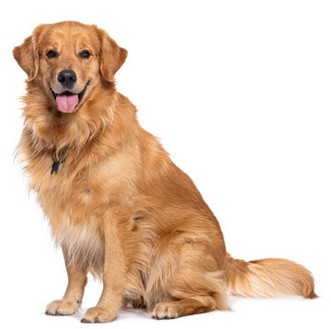
#> input picture dog.png, 331 x 329 px, found by its file name
$ python Lab4-1.py
#> lines starting #> are read from the running program, lines starting #| are printed output that depends on the picture
import cv2
import numpy as np
import matplotlib.pyplot as plt


# Load the image
image = cv2.imread("dog.png", cv2.IMREAD_GRAYSCALE)
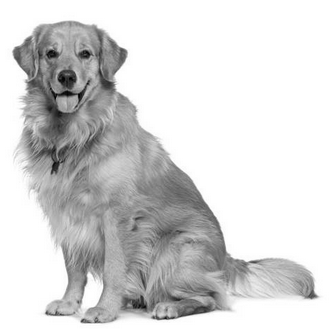
#> image: shape (329, 331); min 0, max 255, mean 212.5

# Histogram Equalization
def histogram_equalization(img):
    hist, _ = np.histogram(img.flatten(), bins=256, range=[0,256])
#> hist = 256 values, max 56381 at index 255, min 1 at index 1, mean 425.4
    cdf = hist.cumsum()
#> cdf = 256 values from 2 to 108899
    cdf_normalized = 255 * cdf / cdf[-1]
#> cdf_normalized = 256 values from 0.00468 to 255
    equalized = cdf_normalized[img]
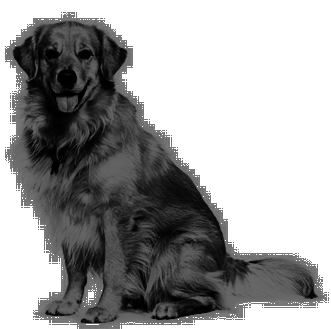
#> equalized: shape (329, 331) float64; min 0.00468, max 255, mean 162
    return equalized.astype(np.uint8)

# Linear Contrast Stretching
def linear_contrast_stretching(img):
    I_min = np.min(img)
#> I_min = 0
    I_max = np.max(img)
#> I_max = 255
    stretched = ((img - I_min) / (I_max - I_min)) * 255
    return stretched.astype(np.uint8)

# Gamma Correction
def gamma_correction(img, gamma_val=2.2):
#> called with gamma_val = 2.2
    norm_img = img / 255.0
    corrected = np.power(norm_img, 1/gamma_val) * 255
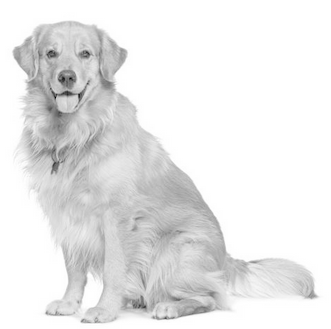
#> corrected: shape (329, 331) float64; min 0, max 255, mean 232.3
    return np.clip(corrected, 0, 255).astype(np.uint8)

# Power-Law Transformation
def power_law_transform(img, gamma_val=0.5):
#> called with gamma_val = 0.5
    norm_img = img / 255.0
    transformed = np.power(norm_img, gamma_val) * 255
    return np.clip(transformed, 0, 255).astype(np.uint8)

# Apply transformations
he_img = histogram_equalization(image)
lcs_img = linear_contrast_stretching(image)
gamma_img = gamma_correction(image, gamma_val=2.2)
pl_img = power_law_transform(image, gamma_val=0.5)


# Display all results
titles = [
    "Original",
    "Histogram Equalization",
    "Linear Stretching",
    "Gamma Correction (γ=2.2)",
    "Power-Law Transform (γ=0.5)"
]
images = [image, he_img, lcs_img, gamma_img, pl_img]

plt.figure(figsize=(15, 5))
for i in range(5):
    plt.subplot(1, 5, i + 1)
    plt.imshow(images[i], cmap='gray')
    plt.title(titles[i])
    plt.axis('off')
plt.tight_layout()
plt.show()
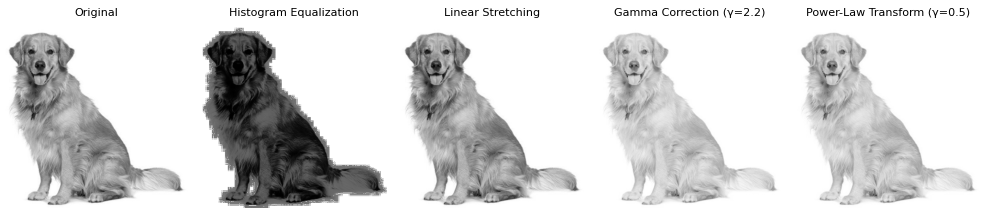
#> figure drawn by matplotlib, 5 panels

$ run again, with snow.png copied over dog.png
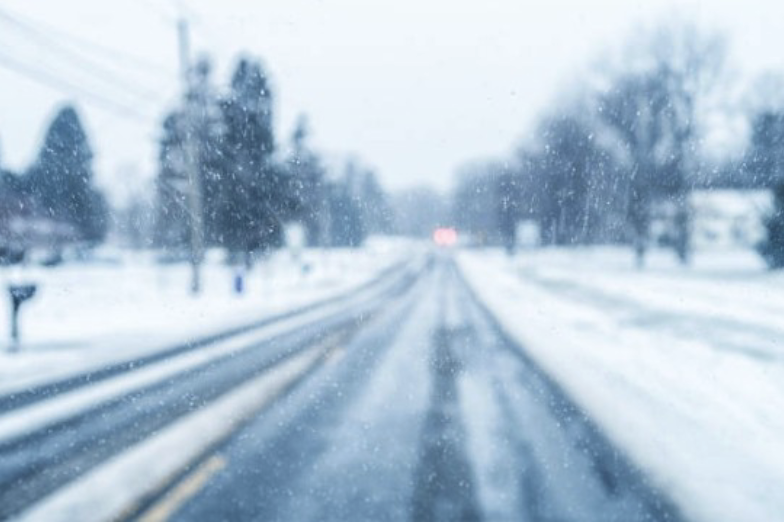
#> input picture snow.png, 784 x 522 px, found by its file name
#> hist = 256 values, max 21947 at index 246, min 0 at index 0, mean 1598.6
#> cdf = 256 values from 0 to 409248
#> cdf_normalized = 256 values from 0 to 255
#> in histogram_equalization, `equalized = cdf_normalized[img]`:
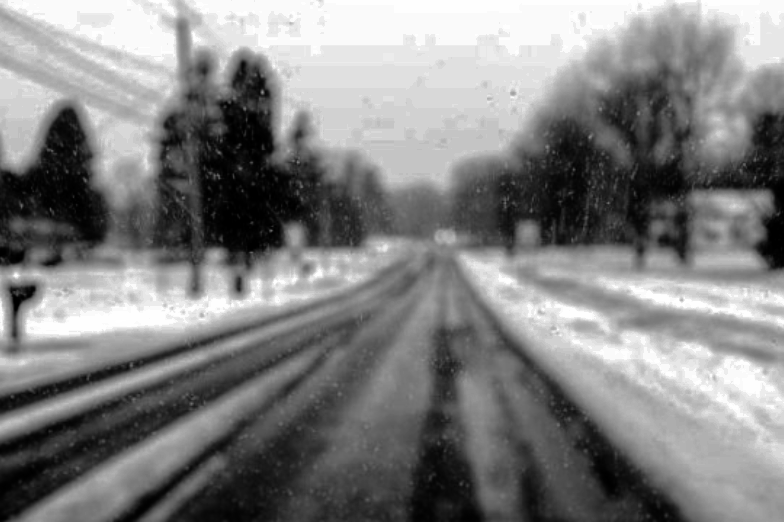
#> equalized: shape (522, 784) float64; min 0.00249, max 255, mean 129.1
#> I_min = 61
#> I_max = 250
#> in gamma_correction, `corrected = np.power(norm_img, 1/gamma_val) * 255`:
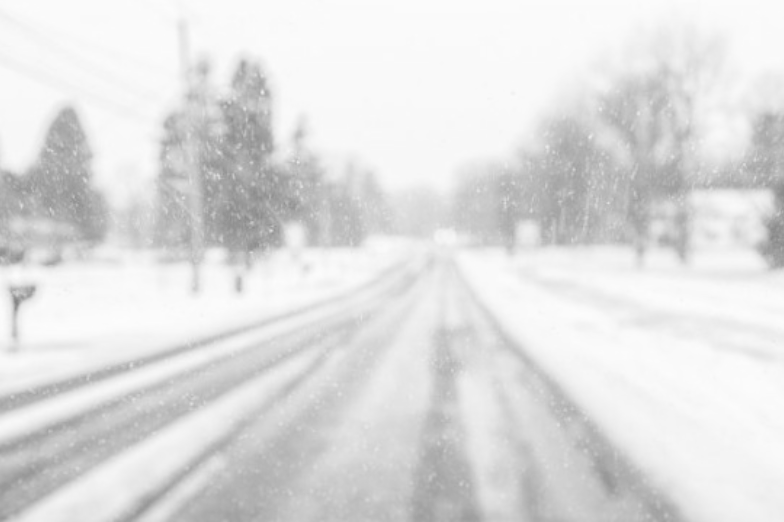
#> corrected: shape (522, 784) float64; min 133.1, max 252.7, mean 223.2
